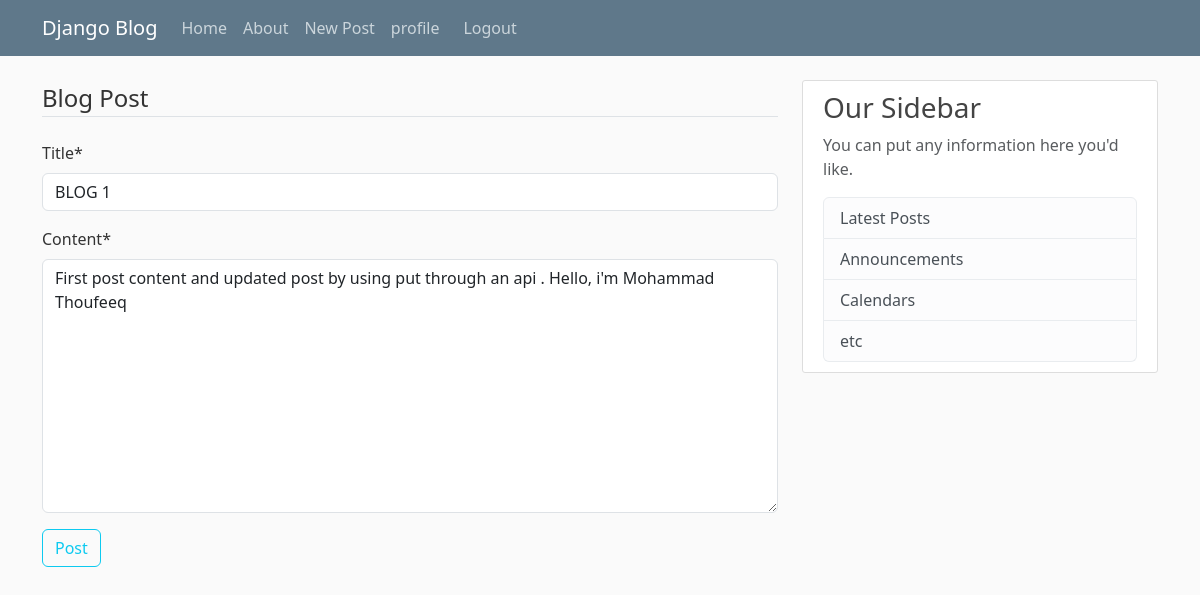
Page /post/1/update/ (signed in) on the earlier database version.
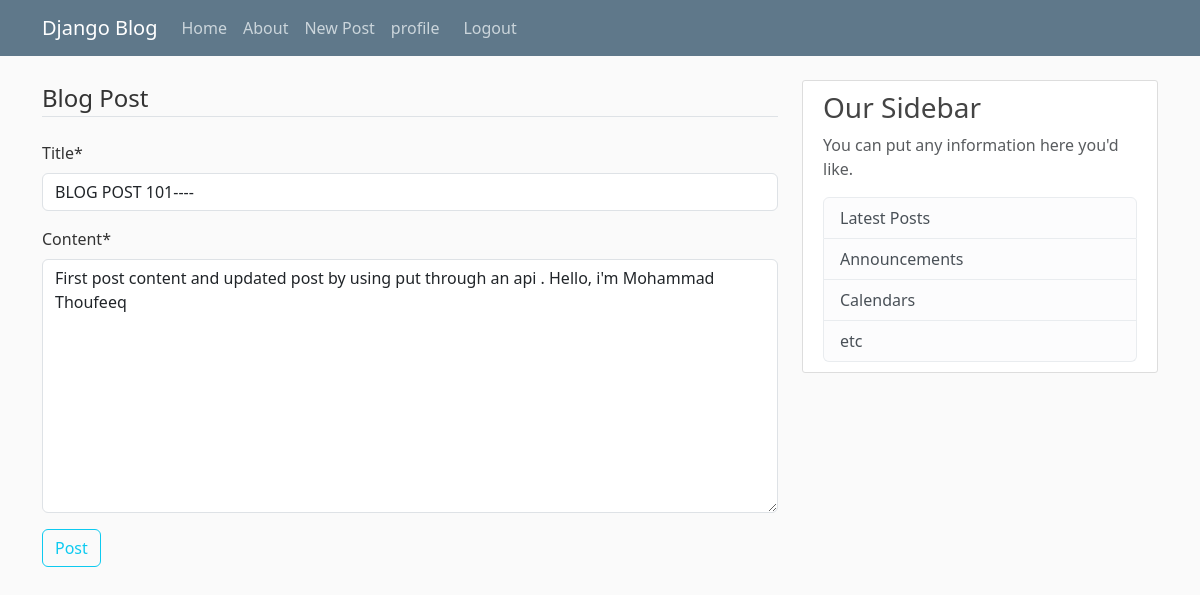
Same page on the later database version.
### blog/models.py (models this page shows, shortened)
class post(models.Model):
    title=models.CharField(max_length=100)
    content=models.TextField()
    date_posted =models.DateField(default=timezone.now)
    author = models.ForeignKey(User, on_delete=models.CASCADE)#one to many relationship by using foreignkey

### blog/views.py (the view, shortened to what this page needs)
# urls.py: path('post/<int:pk>/update/',PostUpdateView.as_view(),name='post-update'),#Django handles the form logic but we still need a template such as:blog/post_form.html
class PostUpdateView(LoginRequiredMixin,UserPassesTestMixin,UpdateView):
    model=post
    fields=['title','content']
    def test_func(self):
        post=self.get_object() # gets the current post/object
        if self.request.user == post.author:
            return True
        else:
            return False

### blog/templates/blog/post_form.html (shortened to what this page needs)
{% extends "blog/base.html" %}
{% load crispy_forms_tags %}#used to style and give validation feedbacks
{% block content %}
    <div class="content-selection">
        <form method="POST">
            <fieldset class="form-group">
                <legend class="border-bottom mb-4"> Blog Post</legend>
                {{ form|crispy}}
            </fieldset>
            <div class="from-group">
                <button class="btn btn-outline-info" type="submit">Post</button>
            </div>
        </form>
    </div>
{% endblock content %}

Differences in the rows shown:
changed post: title "BLOG 1" → "BLOG POST 101----"
